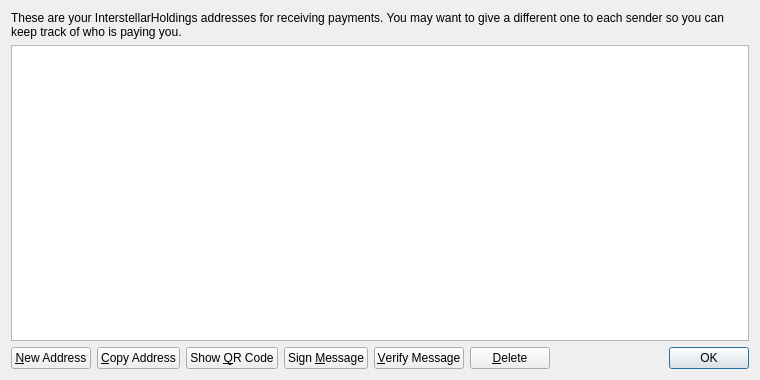
<?xml version="1.0" encoding="UTF-8"?>
<ui version="4.0">
 <class>AddressBookPage</class>
 <widget class="QWidget" name="AddressBookPage">
  <property name="geometry">
   <rect>
    <x>0</x>
    <y>0</y>
    <width>760</width>
    <height>380</height>
   </rect>
  </property>
  <property name="windowTitle">
   <string>Address Book</string>
  </property>
  <layout class="QVBoxLayout" name="verticalLayout">
   <item>
    <widget class="QLabel" name="labelExplanation">
     <property name="text">
      <string>These are your InterstellarHoldings addresses for receiving payments. You may want to give a different one to each sender so you can keep track of who is paying you.</string>
     </property>
     <property name="textFormat">
      <enum>Qt::PlainText</enum>
     </property>
     <property name="wordWrap">
      <bool>true</bool>
     </property>
    </widget>
   </item>
   <item>
    <widget class="QTableView" name="tableView">
     <property name="contextMenuPolicy">
      <enum>Qt::CustomContextMenu</enum>
     </property>
     <property name="toolTip">
      <string>Double-click to edit address or label</string>
     </property>
     <property name="tabKeyNavigation">
      <bool>false</bool>
     </property>
     <property name="selectionMode">
      <enum>QAbstractItemView::SingleSelection</enum>
     </property>
     <property name="selectionBehavior">
      <enum>QAbstractItemView::SelectRows</enum>
     </property>
     <property name="sortingEnabled">
      <bool>true</bool>
     </property>
     <attribute name="verticalHeaderVisible">
      <bool>false</bool>
     </attribute>
    </widget>
   </item>
   <item>
    <layout class="QHBoxLayout" name="horizontalLayout">
     <item>
      <widget class="QPushButton" name="newAddressButton">
       <property name="toolTip">
        <string>Create a new address</string>
       </property>
       <property name="text">
        <string>&amp;New Address</string>
       </property>
      </widget>
     </item>
     <item>
      <widget class="QPushButton" name="copyToClipboard">
       <property name="toolTip">
        <string>Copy the currently selected address to the system clipboard</string>
       </property>
       <property name="text">
        <string>&amp;Copy Address</string>
       </property>
      </widget>
     </item>
     <item>
      <widget class="QPushButton" name="showQRCode">
       <property name="text">
        <string>Show &amp;QR Code</string>
       </property>
      </widget>
     </item>
     <item>
      <widget class="QPushButton" name="signMessage">
       <property name="toolTip">
        <string>Sign a message to prove you own a InterstellarHoldings address</string>
       </property>
       <property name="text">
        <string>Sign &amp;Message</string>
       </property>
      </widget>
     </item>
     <item>
      <widget class="QPushButton" name="verifyMessage">
       <property name="toolTip">
        <string>Verify a message to ensure it was signed with a specified InterstellarHoldings address</string>
       </property>
       <property name="text">
        <string>&amp;Verify Message</string>
       </property>
      </widget>
     </item>
     <item>
      <widget class="QPushButton" name="deleteButton">
       <property name="toolTip">
        <string>Delete the currently selected address from the list</string>
       </property>
       <property name="text">
        <string>&amp;Delete</string>
       </property>
      </widget>
     </item>
     <item>
      <spacer name="horizontalSpacer">
       <property name="orientation">
        <enum>Qt::Horizontal</enum>
       </property>
       <property name="sizeHint" stdset="0">
        <size>
         <width>40</width>
         <height>20</height>
        </size>
       </property>
      </spacer>
     </item>
     <item>
      <widget class="QDialogButtonBox" name="buttonBox">
       <property name="sizePolicy">
        <sizepolicy hsizetype="Maximum" vsizetype="Fixed">
         <horstretch>0</horstretch>
         <verstretch>0</verstretch>
        </sizepolicy>
       </property>
       <property name="standardButtons">
        <set>QDialogButtonBox::Ok</set>
       </property>
      </widget>
     </item>
    </layout>
   </item>
  </layout>
 </widget>
 <resources>
  <include location="../bitcoin.qrc"/>
 </resources>
 <connections/>
</ui>
